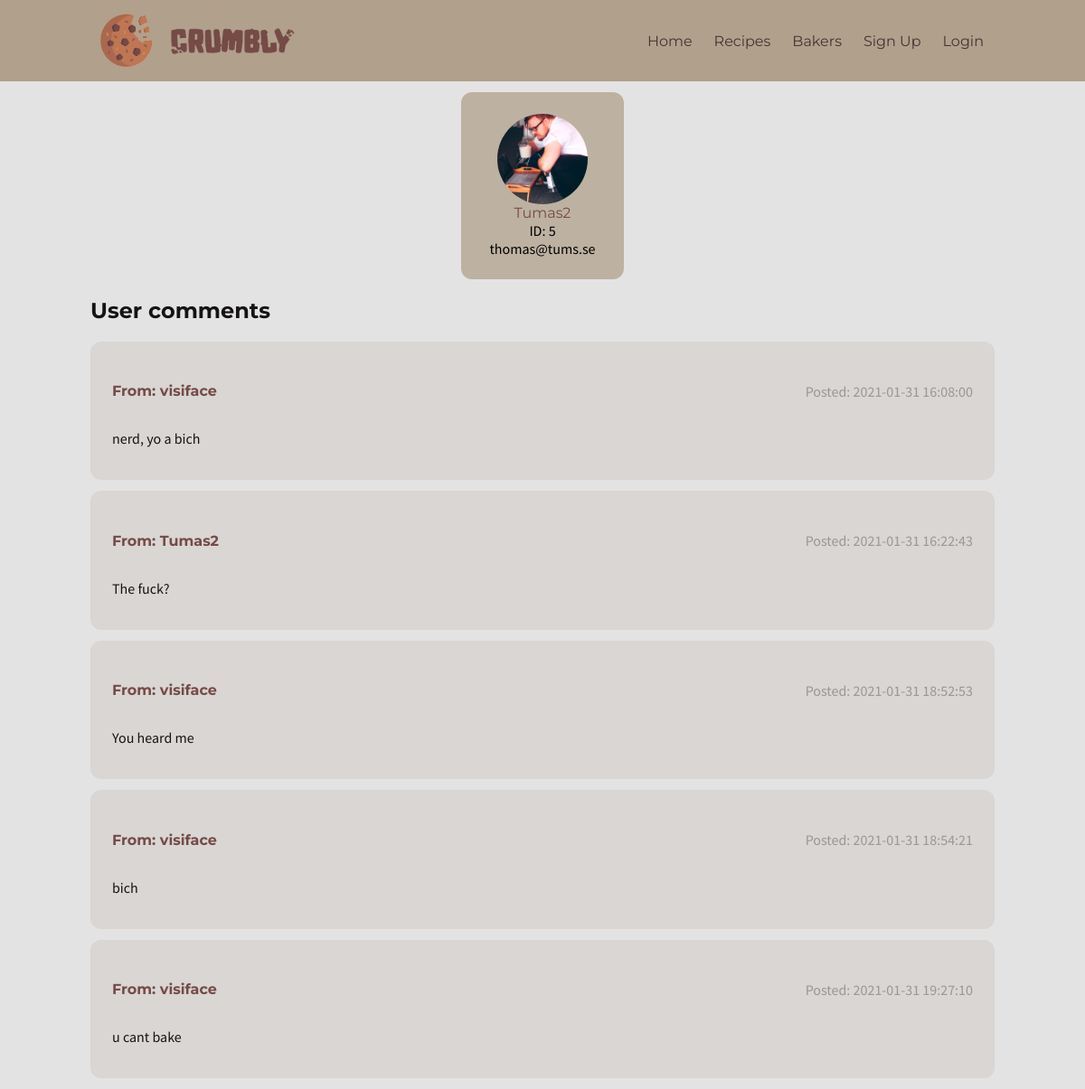
The page /profile.php?user_ID=5 on the database its author committed.
### tables this page shows
CREATE TABLE `users` (
  `usersID` int(11) NOT NULL,
  `usersUsername` varchar(128) NOT NULL,
  `usersEmail` varchar(128) NOT NULL,
  `usersPassword` varchar(128) NOT NULL,
  `avatar` text DEFAULT NULL
);

CREATE TABLE `comments` (
  `ID` int(11) NOT NULL,
  `usersProfileID` int(11) NOT NULL,
  `usersID` int(11) NOT NULL,
  `comment` text NOT NULL,
  `date` datetime NOT NULL DEFAULT current_timestamp()
);

### profile.php (the view, shortened to what this page needs)
<?php include_once("header.php"); ?>
<?php
  global $conn;
  $user_ID = ( isset($_GET['user_ID'])
    ? $_GET['user_ID']
    : ( isset($_SESSION["usersID"])
      ? $_SESSION["usersID"]
      : FALSE
    )
  );
  $sql = "SELECT * FROM users WHERE usersID = $user_ID";
  if ($result = mysqli_query($conn, $sql)) {
    if( $result->num_rows > 0 ){
      while($obj = $result->fetch_object()){
        ?>
          <div class="profile-container">
            <div class="profile rounded">
              <div class="avatar">
                <img src="img/avatars/<?= ( $obj->avatar ?? 'placeholder.jpg' ); ?>">
              </div>
              <div class="username font-mont">
                <?= $obj->usersUsername; ?>
              </div>
              <div class="email font-sans">
                ID: <?= $obj->usersID; ?>
                <?= $obj->usersEmail; ?>
              </div>
            </div>
          </div>
          <h2 class="profile-title font-mont">User comments</h2>
          <?php
            $sql = "SELECT
                comments.ID,
                comments.usersID,
                users.usersUsername,
                comments.comment,
                comments.date
              FROM
                comments
              INNER JOIN
                users
              ON
                comments.usersID = users.usersID
              WHERE
                usersProfileID = {$obj->usersID}";
            if ($result = mysqli_query($conn, $sql)) {
              if( $result->num_rows > 0 ){
                while($comment = $result->fetch_object()){
                  ?>
                    <div class="profile-container">
                      <div class="comment-container rounded">
                        <div class="comment <?= ( $comment->usersID == $obj->usersID ? 'current-user' : '' ); ?>" id="<?= $comment->ID; ?>">
                          <div class="nav-left">
                            <div class="username font-mont">
                              <h4>
                                From: <a href="<?= "{$_SERVER['REQUEST_URI']}?user_ID={$comment->usersID}" ?>"><?= $comment->usersUsername; ?></a>
                              </h4>
                            </div>
                            <div class="comment-date font-sans">
                              Posted: <?= $comment->date; ?>
                            </div>
                          </div>
                          <div class="user-comment font-sans">
                            <?= $comment->comment; ?>
                          </div>
                        </div>
                      </div>
                    </div>
                  <?php
                }
              } else {
                echo "<h3>No comments</h3>";
              }
            }
          ?>
        <?php
      }
    } else {
      echo "The user with ID: $user_ID, does not exist";
    }
  }
?>
<?php include_once("footer.php"); ?>

### header.php (shortened to what this page needs)
<head>
   <link rel="stylesheet" href="css/style.css">
</head>
<body>
  <?php
    $links = array(
      'index' => 'Home',
      'recipes' => 'Recipes',
      'members' => 'Bakers',
      'signup' => 'Sign Up',
      'login' => 'Login',
    );
  ?>
    <nav>
      <div class="nav-container container">
          <div class="nav-left">
            <div class="logo">
              <a href="index.php"><img src="img/cookieEmote.png" alt=""></a>
            </div>
            <div class="logo-font">
              <a href="index.php"><img src="img/crumblySolid.png" alt=""></a>
            </div>
          </div>
          <div class="main-nav">
            <div class="nav-left">
              <ul class="no-bullets">
                <?php foreach($links as $link_key => $link_value){
                  if( isset($_SESSION["usersID"]) && ( $link_key === 'signup' || $link_key === 'login' ) ){
                  } else { ?>
                    <li>
                      <a href="<?= $link_key; ?>.php">
                        <?= $link_value; ?>
                      </a>
                    </li>
                  <?php } ?>
                <?php } ?>
              </ul>
            </div>
          </div>
      </div>
    </nav>
    <div class="container">

### footer.php
  </div>
</body>
</html>

### css/style.css (style rules this page uses)
* { box-sizing: border-box; }
body, html { margin: 0px; padding: 0px; background-color: var(--main-bg-color); width: 100%; }
.container { max-width: 1000px; margin: 0 auto; }
.font-sans { font-family: 'Source Sans Pro', sans-serif; }
.font-mont { font-family: 'Montserrat', sans-serif; }
nav { background-color: var(--primary-banner-color); }
.nav-container { min-height: 90px; display: flex; justify-content: center; align-items: center; font-family: 'Montserrat', sans-serif;; }
.nav-left { display: flex; justify-content: center; align-items: center; }
.nav-left ul { list-style: none; margin: 0; padding: 0; display: flex; }
.logo { max-height: 80px; width: 80px; }
.logo img, .logo-font img { width: 100%; }
.logo a, .logo-font a { cursor: pointer; }
.logo-font { max-height: 150px; width: 150px; }
.main-nav a { text-decoration: none; padding: 0px 12px; color: var(--secondary-txt-color); cursor: pointer; }
.comment .username a, .username a { color: var(--tertiary-txt-color); text-decoration: none; }
.profile { background-color: rgba(177, 160, 139, 0.75); max-width: 180px; min-height: 200px; padding: 24px; text-align: center; }
.profile-container { display: flex; align-items: center; justify-content: center; margin: 12px 0px; }
.profile-title { color: var(--primary-txt-color); }
.rounded { border-radius: 12px; }
.comment-container { background-color: rgba(177, 160, 139, 0.20); padding: 24px; width: 100%; }
.comment-date { color: rgba(66, 54, 54, 0.4); }
.user-comment { padding: 12px 0px; color: var(--primary-txt-color); }
.avatar { width:100px; height:100px; margin: 0 auto; }
.avatar > img { object-fit:cover; width: 100%; height: 100%; border-radius: 50%; }
.username { color: var(--tertiary-txt-color); }

### rows shown on the page
users: avatar (picture), usersUsername "Tumas2", usersID "5", usersEmail "thomas@tums.se"
comments: usersID.usersUsername "visiface", date "2021-01-31 16:08:00", comment "nerd, yo a bich"
comments: usersID.usersUsername "Tumas2", date "2021-01-31 16:22:43", comment "The fuck?"
comments: usersID.usersUsername "visiface", date "2021-01-31 18:52:53", comment "You heard me"
comments: usersID.usersUsername "visiface", date "2021-01-31 18:54:21", comment "bich"
comments: usersID.usersUsername "visiface", date "2021-01-31 19:27:10", comment "u cant bake"

### other values the page prints
$link_value "Home"
$link_value "Recipes"
$link_value "Bakers"
$link_value "Sign Up"
$link_value "Login"
